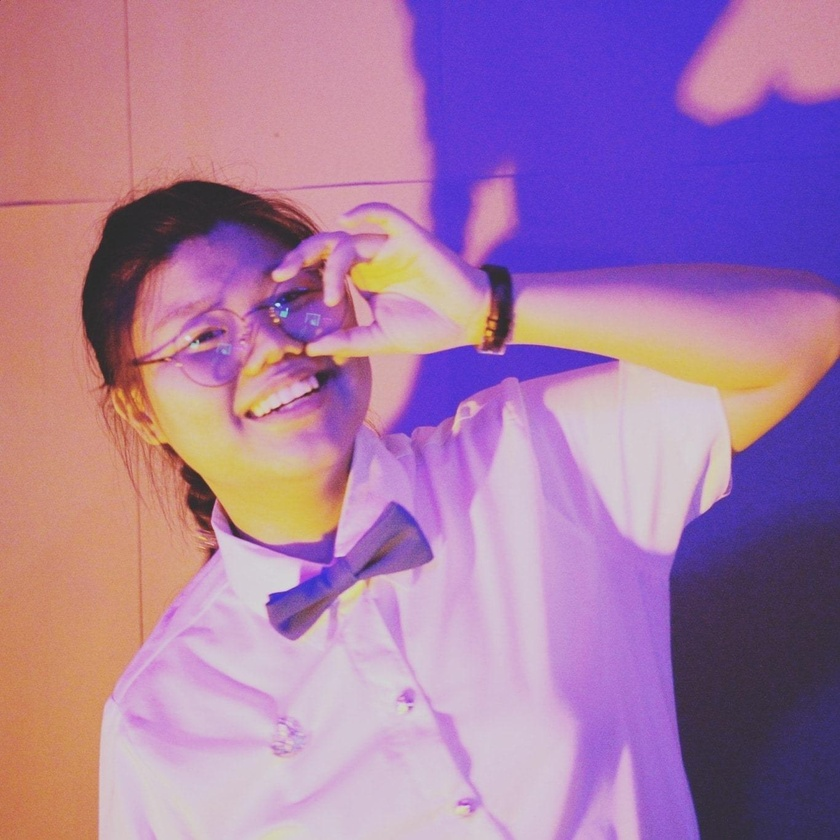
#> input picture image/tmp.jpg, 840 x 840 px, shrunk from 1366 x 1365 before the run
$ python DIP04.py
#> lines starting #> are read from the running program, lines starting #| are printed output that depends on the picture
from PIL import Image,ImageChops

im = Image.open("tmp.jpg")
#> im is the input picture: PIL image 840x840 RGB; mean R, G, B 167.7, 123.5, 164
w, h = im.size
#> w = 840; h = 840

imcp = im.copy()
if imcp.mode == "RGB":
    cmyk_im = imcp.convert("CMYK")

imcp.show()
print(imcp.mode)
#| RGB
cmyk_im.show()
print(cmyk_im.mode)
#| CMYK

sepia_im = Image.new("RGB",(w,h),(0,0,0))
#> sepia_im: PIL image 840x840 RGB; every value is 0

graysc = Image.new("RGB",(w,h),(0,0,0))

for i in range(w):
    for j in range(h):
            r, g, b = im.getpixel((i, j))

            red = int(r * 0.393 + g * 0.769 + b * 0.189)
            green = int(r * 0.349 + g * 0.686 + b * 0.168)
            blue = int(r * 0.272 + g * 0.534 + b * 0.131)
            if red > 255 :red == 255
            elif green > 255 :green == 255
            elif blue > 255 :blue == 255
            sepia_im.putpixel((i, j), (red, green, blue))

            c = int((r+g+b)//3)
            graysc.putpixel((i, j), (c,c,c))
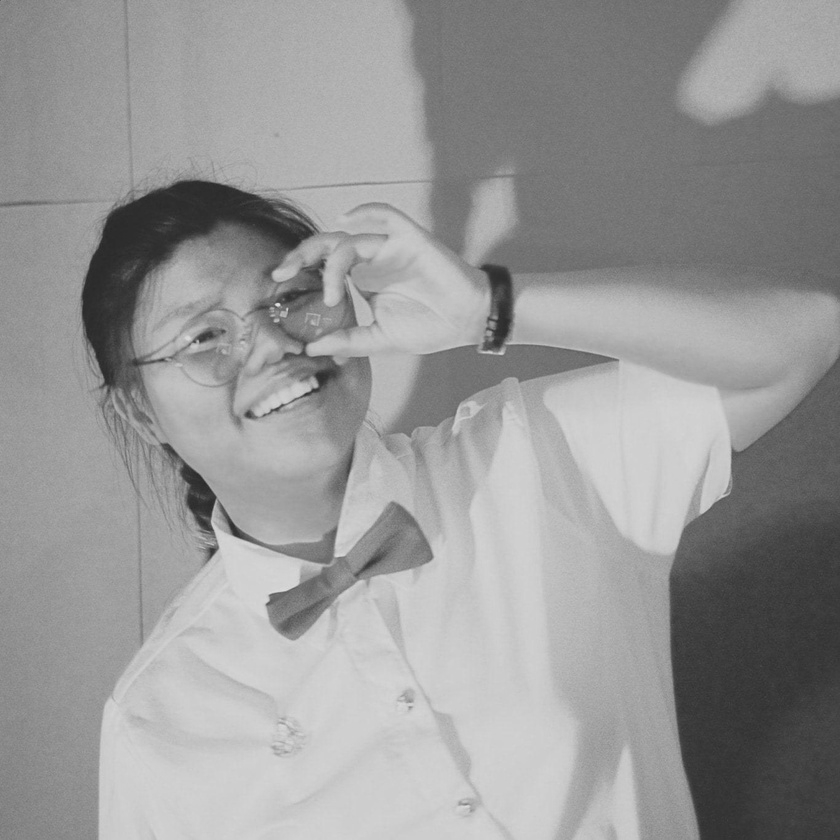
#> graysc: PIL image 840x840 RGB; min 38, max 225, mean 151.4
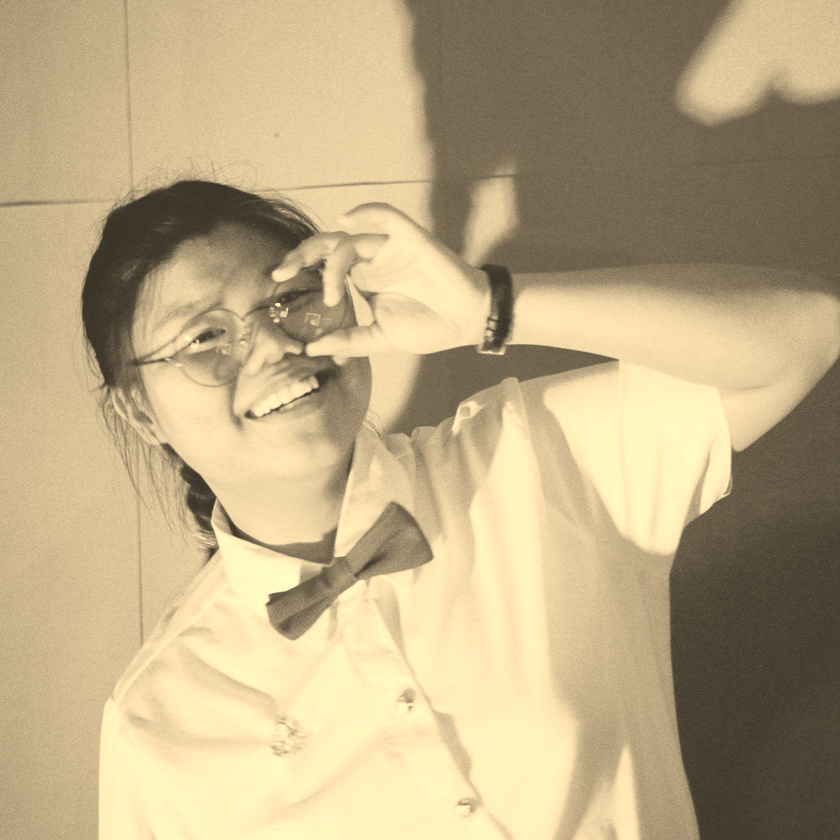
#> sepia_im: PIL image 840x840 RGB; mean R, G, B 188.6, 170.3, 132.5

sepia_im.show()

invim = ImageChops.invert(graysc)
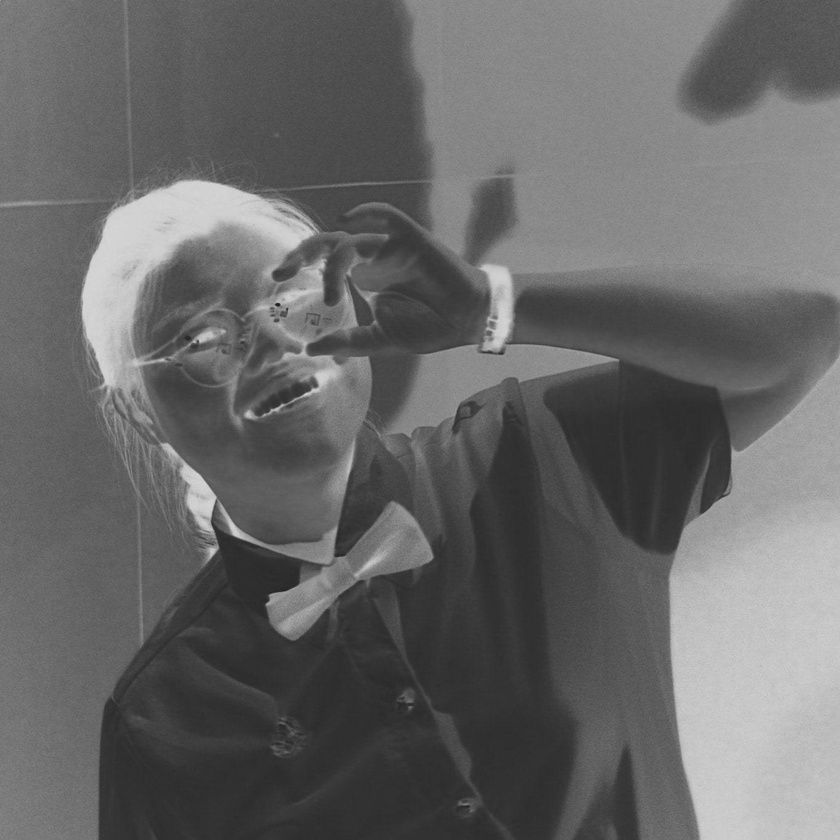
#> invim: PIL image 840x840 RGB; min 30, max 217, mean 103.6
cyncl = Image.new("RGB",(w,h),(5,35,100))
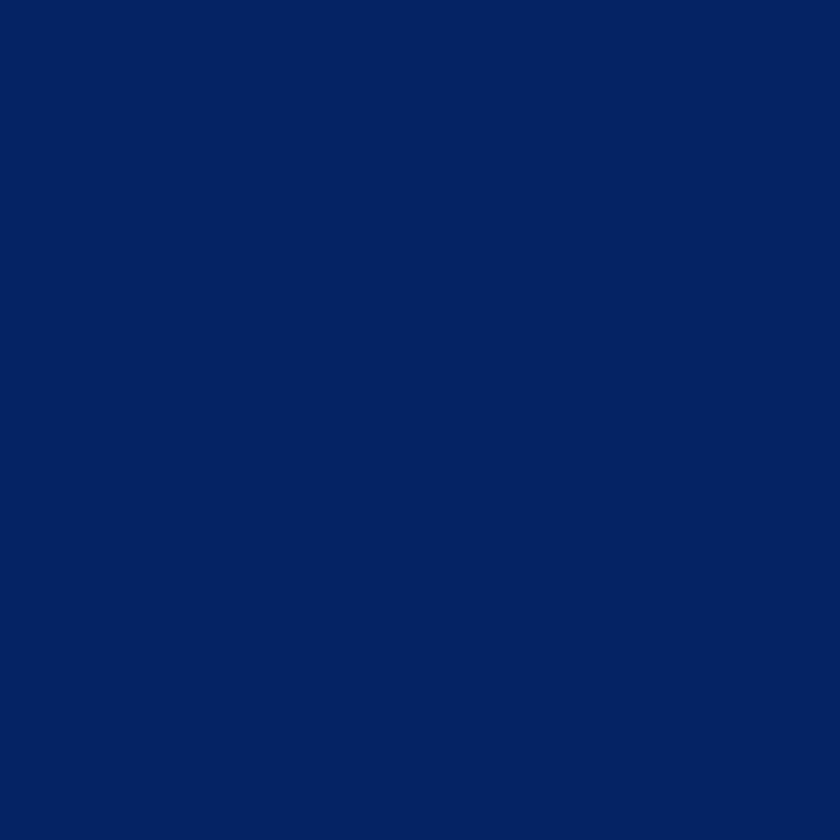
#> cyncl: PIL image 840x840 RGB; mean R, G, B 5, 35, 100
cyn_im = ImageChops.add(cyncl,invim)
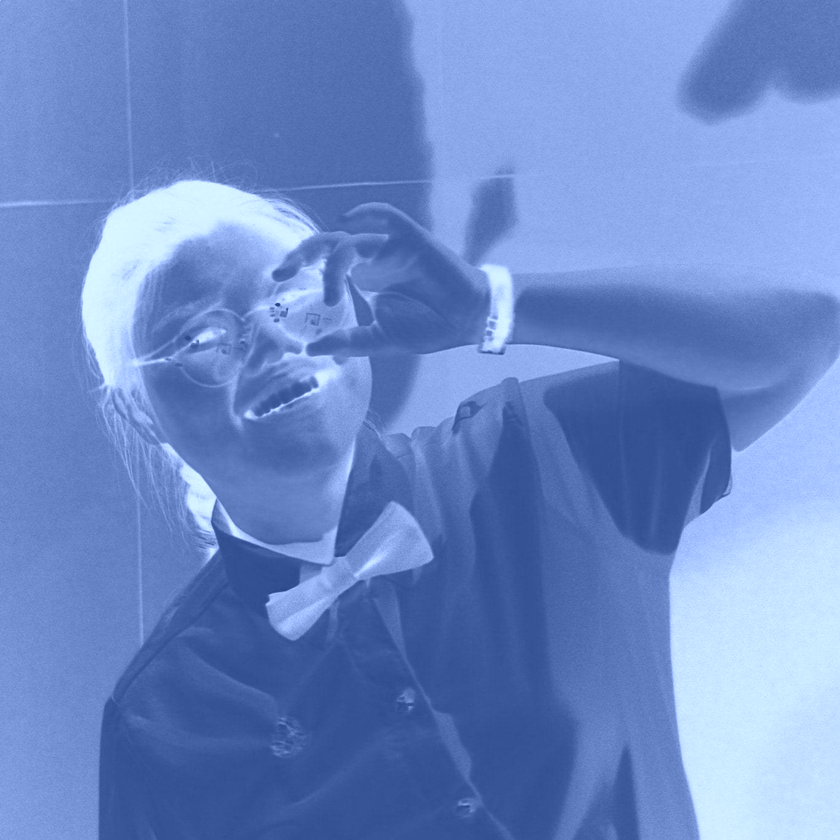
#> cyn_im: PIL image 840x840 RGB; mean R, G, B 108.6, 138.6, 199.5
cyn_im.show()

$ run again, with image/1.jpg copied over image/tmp.jpg
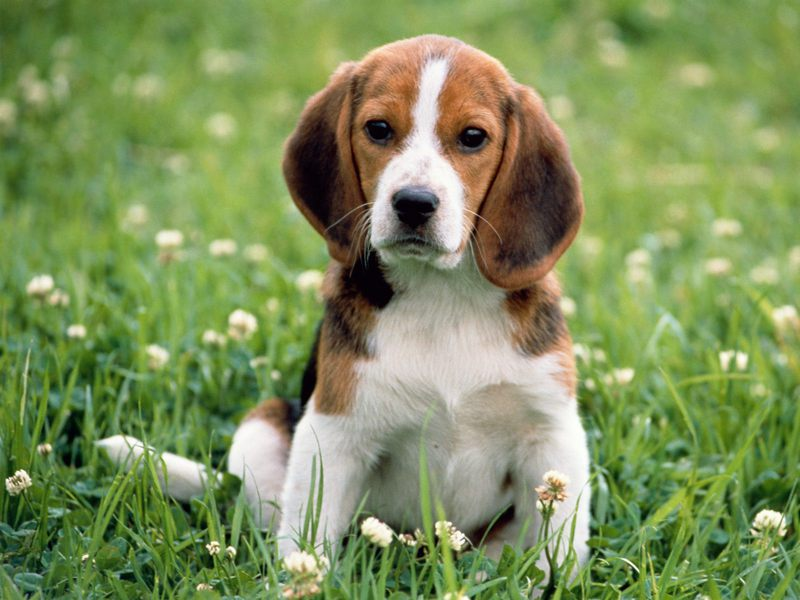
#> input picture image/1.jpg, 800 x 600 px
#> im is the input picture: PIL image 800x600 RGB; mean R, G, B 126.3, 144.6, 91.3
#| RGB
#| CMYK
#> after the loop `for i in range(w):`:
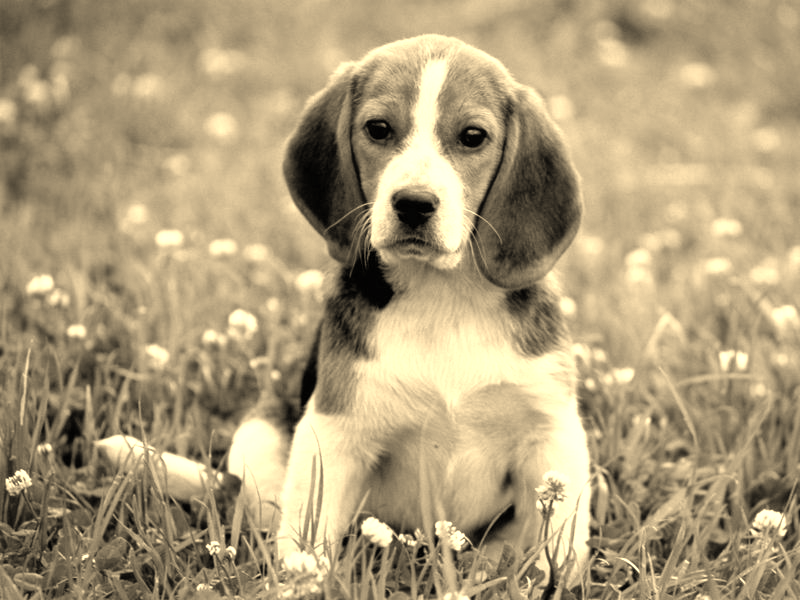
#> sepia_im: PIL image 800x600 RGB; mean R, G, B 174, 157.1, 123
#> `cyn_im = ImageChops.add(cyncl,invim)`:
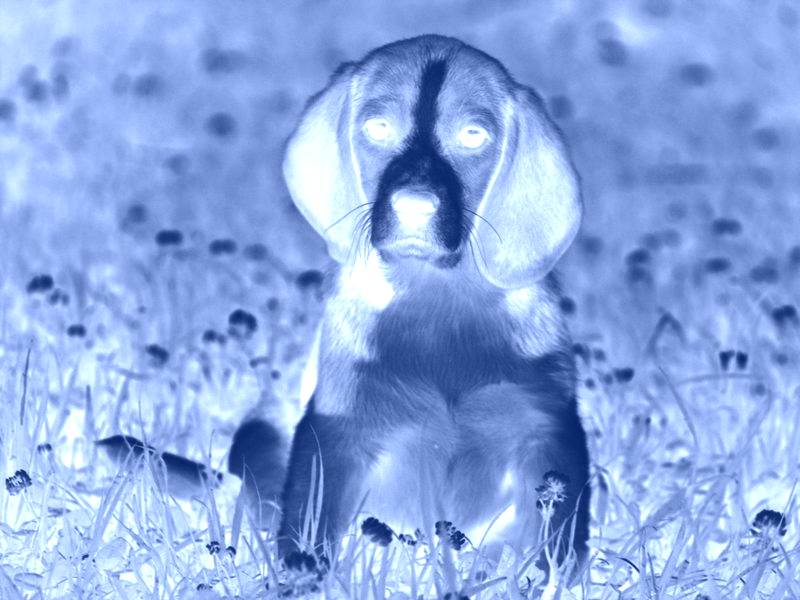
#> cyn_im: PIL image 800x600 RGB; mean R, G, B 139.6, 169, 225

$ run again, with image/2.jpg copied over image/tmp.jpg
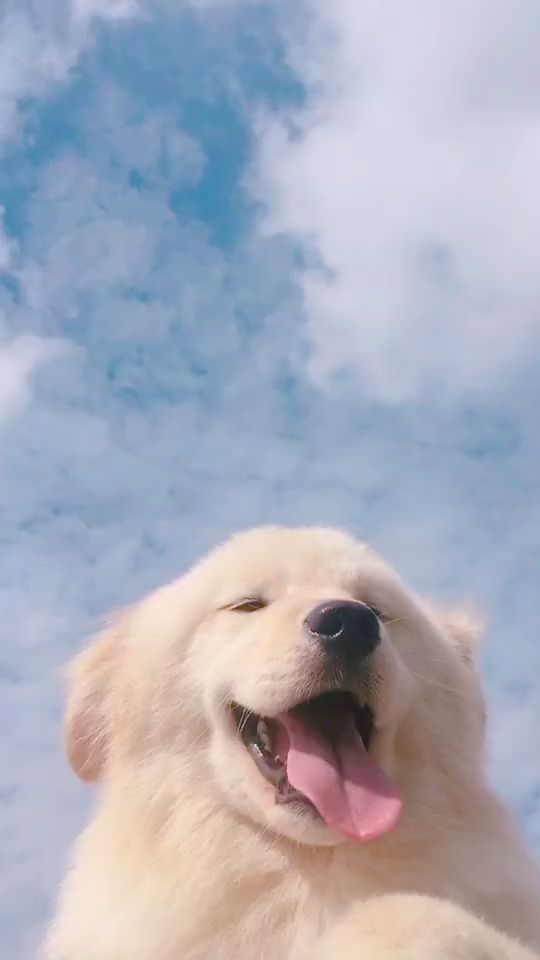
#> input picture image/2.jpg, 540 x 960 px
#> im is the input picture: PIL image 540x960 RGB; mean R, G, B 170.2, 173, 187
#| RGB
#| CMYK
#> after the loop `for i in range(w):`:
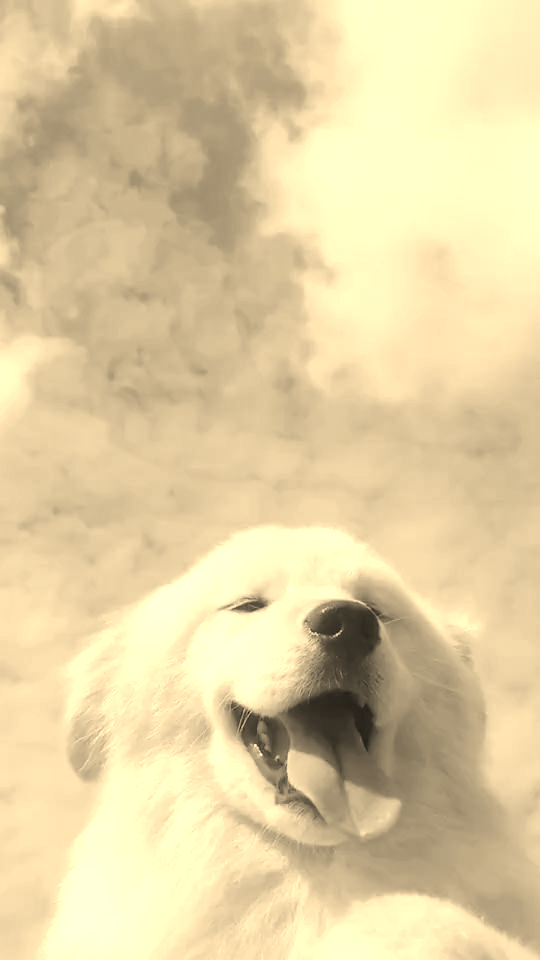
#> sepia_im: PIL image 540x960 RGB; mean R, G, B 225.9, 207.9, 162.7
#> `cyn_im = ImageChops.add(cyncl,invim)`:
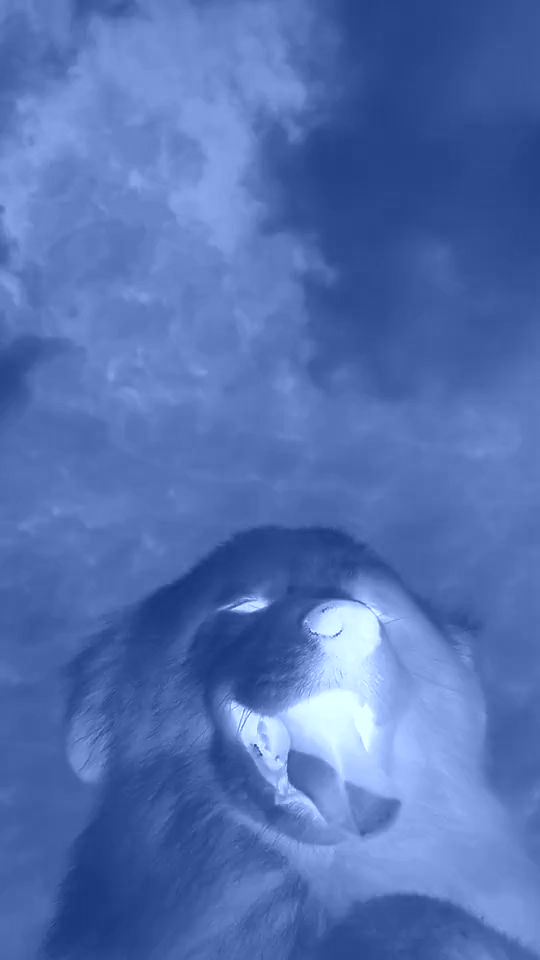
#> cyn_im: PIL image 540x960 RGB; mean R, G, B 83.6, 113.6, 177.6

$ run again, with image/4.jpg copied over image/tmp.jpg
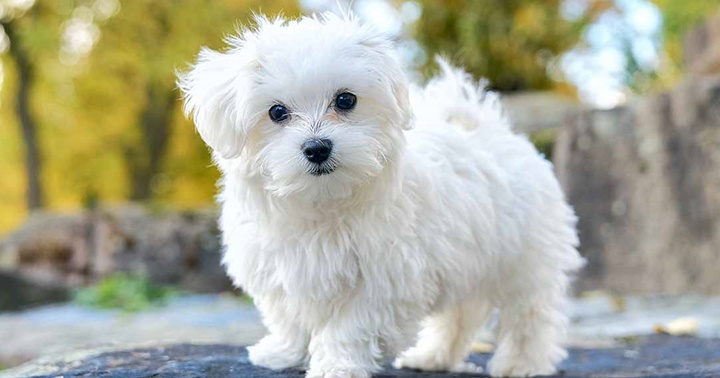
#> input picture image/4.jpg, 720 x 378 px
#> im is the input picture: PIL image 720x378 RGB; mean R, G, B 171.9, 172.4, 154.1
#| RGB
#| CMYK
#> after the loop `for i in range(w):`:
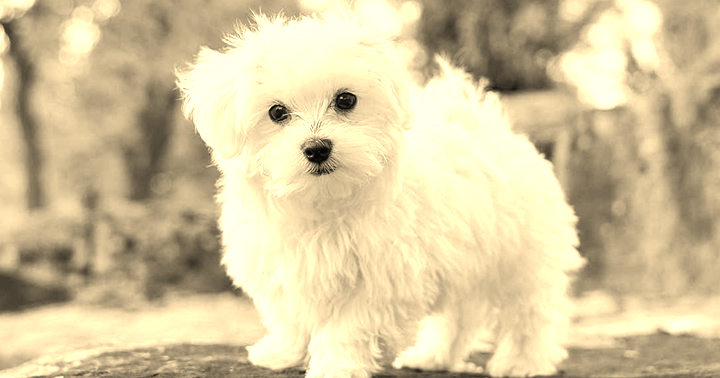
#> sepia_im: PIL image 720x378 RGB; mean R, G, B 213.5, 198.3, 158.5
#> `cyn_im = ImageChops.add(cyncl,invim)`:
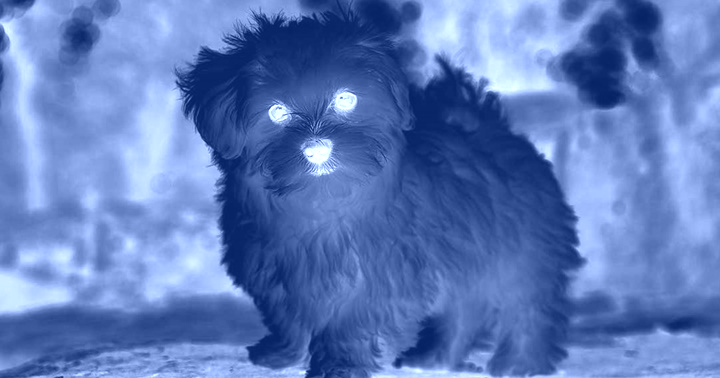
#> cyn_im: PIL image 720x378 RGB; mean R, G, B 94.2, 124.2, 187
